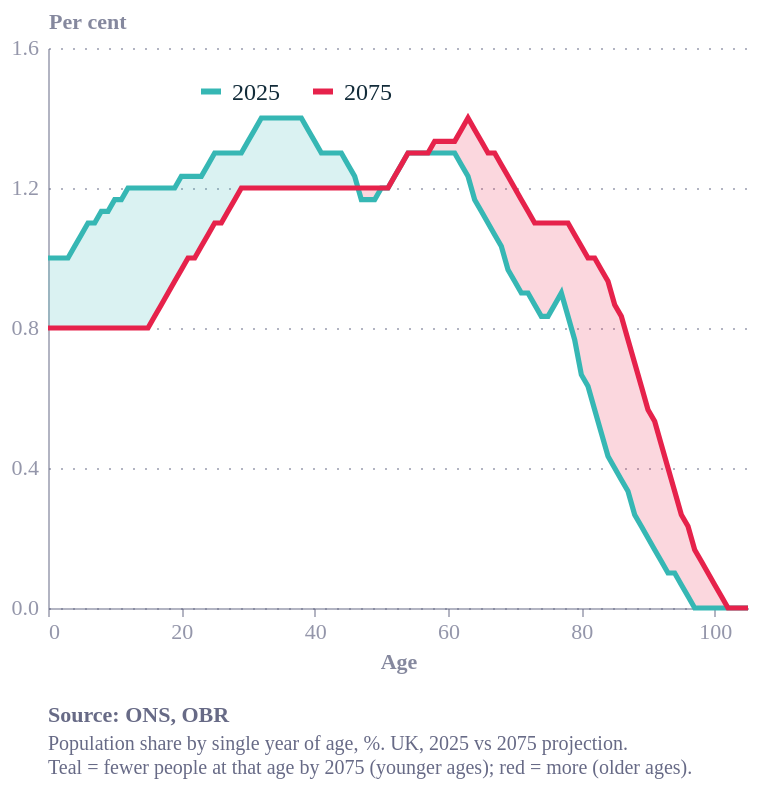

Here is the Vega-Lite specification saved for this chart:
### Vega-Lite specification from a JSON file in a GitHub repository (floating-point values rounded to 4 significant figures; data arrays with more than 128 entries replaced by an {"elided": "..."} marker saying what was removed)
{"config": {"font": "Circular Std", "text": {"color": "#676A86", "align": "left", "baseline": "middle", "dx": 7, "dy": 0, "fontSize": 11}, "view": {"stroke": "transparent", "continuousWidth": 400, "continuousHeight": 300, "discreteWidth": 400, "discreteHeight": 300, "fill": "transparent"}, "range": {"category": ["#36B7B4", "#E6224B", "#F4C245", "#0063AF", "#00A767", "#179FDB", "#EB5C2E"], "diverging": ["#E6224B", "#E54753", "#C9C9C9", "#179FDB", "#122B39"], "heatmap": ["#C9C9C9", "#179FDB", "#0063AF", "#122B39"], "ordinal": ["#00A767", "#36B7B4", "#179FDB", "#0063AF", "#243B5A"]}, "bar": {"color": "#179fdb"}, "line": {"color": "#e6224b"}, "rule": {"color": "#676A86"}, "area": {"opacity": 0.3}, "point": {"filled": true, "size": 80, "color": "#e6224b", "opacity": 0.95}, "geoshape": {"stroke": "white", "strokeWidth": 0.3}, "rect": {"fill": "#d6d4d4", "opacity": 0.3}, "axis": {"labelColor": "#676A86", "labelFontSize": 11, "labelFont": "Circular Std", "labelOpacity": 0.7, "tickColor": "#676A86", "tickOpacity": 0.5, "domainColor": "#676A86", "domainOpacity": 0.5, "gridColor": "#676A86", "gridDash": [2, 2], "gridOpacity": 0.5, "title": null, "titleColor": "#676A86", "titleOpacity": 0.8, "tickSize": 4}, "axisXDiscrete": {"grid": false, "labelAngle": 0, "tickCount": 10, "tickOpacity": 0.5, "title": null}, "axisYDiscrete": {"ticks": false, "labelPadding": 5}, "axisXTemporal": {"grid": false, "ticks": true}, "axisXQuantitative": {"grid": true}, "axisYQuantitative": {"gridColor": "#676A86", "gridDash": [1, 5], "gridOpacity": 0.5, "ticks": false, "labelPadding": 5, "tickCount": 8, "titleAngle": 0, "titleAlign": "left", "titleBaseline": "bottom", "titleX": 0, "titleY": -5}, "title": {"color": "#676A86E6", "subtitleColor": "#676A86", "font": "Circular Std", "subtitleFont": "Circular Std", "anchor": "start", "fontSize": 14, "subtitleFontSize": 12, "subtitlePadding": 4, "offset": 0, "frame": "group"}, "legend": {"titleColor": "#122b39", "title": null, "labelColor": "#122b39", "labelFontSize": 11}, "background": "white"}, "layer": [{"data": {"name": "data-826e5e142a88b86ac76f11edf99aa8e3"}, "mark": {"type": "area", "opacity": 0.18}, "encoding": {"color": {"field": "state", "legend": null, "scale": {"domain": ["Fewer by 2075", "More by 2075"], "range": ["#36B7B4", "#E6224B"]}, "type": "nominal"}, "x": {"field": "age", "scale": {"domain": [0, 105], "nice": false}, "type": "quantitative"}, "y": {"field": "lo", "scale": {"domain": [0, 1.6], "nice": false}, "type": "quantitative"}, "y2": {"field": "hi"}}}, {"data": {"name": "data-f1309a726cb00806025843324fefdb64"}, "mark": {"type": "line", "strokeWidth": 2.6}, "encoding": {"color": {"field": "year", "legend": {"direction": "horizontal", "labelFontSize": 12, "legendX": 75, "legendY": 15, "orient": "none", "symbolStrokeWidth": 3, "symbolType": "stroke", "title": null}, "scale": {"domain": ["2025", "2075"], "range": ["#36B7B4", "#E6224B"]}, "type": "nominal"}, "x": {"axis": {"grid": false, "values": [0, 10, 20, 30, 40, 50, 60, 70, 80, 90, 100]}, "field": "age", "scale": {"domain": [0, 105], "nice": false}, "title": "Age", "type": "quantitative"}, "y": {"axis": {"format": ".1f", "titleAlign": "left", "titleAngle": 0, "titleX": 0, "titleY": -8, "values": [0.0, 0.2, 0.4, 0.6, 0.8, 1.0, 1.2, 1.4, 1.6]}, "field": "share", "scale": {"domain": [0, 1.6], "nice": false}, "title": "Per cent", "type": "quantitative"}}}], "height": 280, "resolve": {"scale": {"color": "independent"}}, "title": {"text": "Source: ONS, OBR", "anchor": "start", "color": "#676A86", "dy": 12, "fontSize": 11, "orient": "bottom", "subtitle": ["Population share by single year of age, %. UK, 2025 vs 2075 projection.", "Teal = fewer people at that age by 2075 (younger ages); red = more (older ages)."], "subtitleColor": "#676A86", "subtitleFontSize": 10}, "width": 350, "$schema": "https://vega.github.io/schema/vega-lite/v6.4.1.json", "datasets": {"data-826e5e142a88b86ac76f11edf99aa8e3": [{"age": 0, "y2025": 1.0, "y2075": 0.8, "lo": 0.8, "hi": 1.0, "state": "Fewer by 2075"}, {"age": 1, "y2025": 1.0, "y2075": 0.8, "lo": 0.8, "hi": 1.0, "state": "Fewer by 2075"}, {"age": 2, "y2025": 1.0, "y2075": 0.8, "lo": 0.8, "hi": 1.0, "state": "Fewer by 2075"}, {"age": 3, "y2025": 1.0, "y2075": 0.8, "lo": 0.8, "hi": 1.0, "state": "Fewer by 2075"}, {"age": 4, "y2025": 1.033, "y2075": 0.8, "lo": 0.8, "hi": 1.033, "state": "Fewer by 2075"}, {"age": 5, "y2025": 1.067, "y2075": 0.8, "lo": 0.8, "hi": 1.067, "state": "Fewer by 2075"}, {"age": 6, "y2025": 1.1, "y2075": 0.8, "lo": 0.8, "hi": 1.1, "state": "Fewer by 2075"}, {"age": 7, "y2025": 1.1, "y2075": 0.8, "lo": 0.8, "hi": 1.1, "state": "Fewer by 2075"}, {"age": 8, "y2025": 1.133, "y2075": 0.8, "lo": 0.8, "hi": 1.133, "state": "Fewer by 2075"}, {"age": 9, "y2025": 1.133, "y2075": 0.8, "lo": 0.8, "hi": 1.133, "state": "Fewer by 2075"}, {"age": 10, "y2025": 1.167, "y2075": 0.8, "lo": 0.8, "hi": 1.167, "state": "Fewer by 2075"}, {"age": 11, "y2025": 1.167, "y2075": 0.8, "lo": 0.8, "hi": 1.167, "state": "Fewer by 2075"}, {"age": 12, "y2025": 1.2, "y2075": 0.8, "lo": 0.8, "hi": 1.2, "state": "Fewer by 2075"}, {"age": 13, "y2025": 1.2, "y2075": 0.8, "lo": 0.8, "hi": 1.2, "state": "Fewer by 2075"}, {"age": 14, "y2025": 1.2, "y2075": 0.8, "lo": 0.8, "hi": 1.2, "state": "Fewer by 2075"}, {"age": 15, "y2025": 1.2, "y2075": 0.8, "lo": 0.8, "hi": 1.2, "state": "Fewer by 2075"}, {"age": 16, "y2025": 1.2, "y2075": 0.8333, "lo": 0.8333, "hi": 1.2, "state": "Fewer by 2075"}, {"age": 17, "y2025": 1.2, "y2075": 0.8667, "lo": 0.8667, "hi": 1.2, "state": "Fewer by 2075"}, {"age": 18, "y2025": 1.2, "y2075": 0.9, "lo": 0.9, "hi": 1.2, "state": "Fewer by 2075"}, {"age": 19, "y2025": 1.2, "y2075": 0.9333, "lo": 0.9333, "hi": 1.2, "state": "Fewer by 2075"}, {"age": 20, "y2025": 1.233, "y2075": 0.9667, "lo": 0.9667, "hi": 1.233, "state": "Fewer by 2075"}, {"age": 21, "y2025": 1.233, "y2075": 1.0, "lo": 1.0, "hi": 1.233, "state": "Fewer by 2075"}, {"age": 22, "y2025": 1.233, "y2075": 1.0, "lo": 1.0, "hi": 1.233, "state": "Fewer by 2075"}, {"age": 23, "y2025": 1.233, "y2075": 1.033, "lo": 1.033, "hi": 1.233, "state": "Fewer by 2075"}, {"age": 24, "y2025": 1.267, "y2075": 1.067, "lo": 1.067, "hi": 1.267, "state": "Fewer by 2075"}, {"age": 25, "y2025": 1.3, "y2075": 1.1, "lo": 1.1, "hi": 1.3, "state": "Fewer by 2075"}, {"age": 26, "y2025": 1.3, "y2075": 1.1, "lo": 1.1, "hi": 1.3, "state": "Fewer by 2075"}, {"age": 27, "y2025": 1.3, "y2075": 1.133, "lo": 1.133, "hi": 1.3, "state": "Fewer by 2075"}, {"age": 28, "y2025": 1.3, "y2075": 1.167, "lo": 1.167, "hi": 1.3, "state": "Fewer by 2075"}, {"age": 29, "y2025": 1.3, "y2075": 1.2, "lo": 1.2, "hi": 1.3, "state": "Fewer by 2075"}, {"age": 30, "y2025": 1.333, "y2075": 1.2, "lo": 1.2, "hi": 1.333, "state": "Fewer by 2075"}, {"age": 31, "y2025": 1.367, "y2075": 1.2, "lo": 1.2, "hi": 1.367, "state": "Fewer by 2075"}, {"age": 32, "y2025": 1.4, "y2075": 1.2, "lo": 1.2, "hi": 1.4, "state": "Fewer by 2075"}, {"age": 33, "y2025": 1.4, "y2075": 1.2, "lo": 1.2, "hi": 1.4, "state": "Fewer by 2075"}, {"age": 34, "y2025": 1.4, "y2075": 1.2, "lo": 1.2, "hi": 1.4, "state": "Fewer by 2075"}, {"age": 35, "y2025": 1.4, "y2075": 1.2, "lo": 1.2, "hi": 1.4, "state": "Fewer by 2075"}, {"age": 36, "y2025": 1.4, "y2075": 1.2, "lo": 1.2, "hi": 1.4, "state": "Fewer by 2075"}, {"age": 37, "y2025": 1.4, "y2075": 1.2, "lo": 1.2, "hi": 1.4, "state": "Fewer by 2075"}, {"age": 38, "y2025": 1.4, "y2075": 1.2, "lo": 1.2, "hi": 1.4, "state": "Fewer by 2075"}, {"age": 39, "y2025": 1.367, "y2075": 1.2, "lo": 1.2, "hi": 1.367, "state": "Fewer by 2075"}, {"age": 40, "y2025": 1.333, "y2075": 1.2, "lo": 1.2, "hi": 1.333, "state": "Fewer by 2075"}, {"age": 41, "y2025": 1.3, "y2075": 1.2, "lo": 1.2, "hi": 1.3, "state": "Fewer by 2075"}, {"age": 42, "y2025": 1.3, "y2075": 1.2, "lo": 1.2, "hi": 1.3, "state": "Fewer by 2075"}, {"age": 43, "y2025": 1.3, "y2075": 1.2, "lo": 1.2, "hi": 1.3, "state": "Fewer by 2075"}, {"age": 44, "y2025": 1.3, "y2075": 1.2, "lo": 1.2, "hi": 1.3, "state": "Fewer by 2075"}, {"age": 45, "y2025": 1.267, "y2075": 1.2, "lo": 1.2, "hi": 1.267, "state": "Fewer by 2075"}, {"age": 46, "y2025": 1.233, "y2075": 1.2, "lo": 1.2, "hi": 1.233, "state": "Fewer by 2075"}, {"age": 47, "y2025": 1.167, "y2075": 1.2, "lo": 1.167, "hi": 1.2, "state": "More by 2075"}, {"age": 48, "y2025": 1.167, "y2075": 1.2, "lo": 1.167, "hi": 1.2, "state": "More by 2075"}, {"age": 49, "y2025": 1.167, "y2075": 1.2, "lo": 1.167, "hi": 1.2, "state": "More by 2075"}, {"age": 50, "y2025": 1.2, "y2075": 1.2, "lo": 1.2, "hi": 1.2, "state": "More by 2075"}, {"age": 51, "y2025": 1.2, "y2075": 1.2, "lo": 1.2, "hi": 1.2, "state": "More by 2075"}, {"age": 52, "y2025": 1.233, "y2075": 1.233, "lo": 1.233, "hi": 1.233, "state": "More by 2075"}, {"age": 53, "y2025": 1.267, "y2075": 1.267, "lo": 1.267, "hi": 1.267, "state": "More by 2075"}, {"age": 54, "y2025": 1.3, "y2075": 1.3, "lo": 1.3, "hi": 1.3, "state": "More by 2075"}, {"age": 55, "y2025": 1.3, "y2075": 1.3, "lo": 1.3, "hi": 1.3, "state": "More by 2075"}, {"age": 56, "y2025": 1.3, "y2075": 1.3, "lo": 1.3, "hi": 1.3, "state": "More by 2075"}, {"age": 57, "y2025": 1.3, "y2075": 1.3, "lo": 1.3, "hi": 1.3, "state": "More by 2075"}, {"age": 58, "y2025": 1.3, "y2075": 1.333, "lo": 1.3, "hi": 1.333, "state": "More by 2075"}, {"age": 59, "y2025": 1.3, "y2075": 1.333, "lo": 1.3, "hi": 1.333, "state": "More by 2075"}, {"age": 60, "y2025": 1.3, "y2075": 1.333, "lo": 1.3, "hi": 1.333, "state": "More by 2075"}, {"age": 61, "y2025": 1.3, "y2075": 1.333, "lo": 1.3, "hi": 1.333, "state": "More by 2075"}, {"age": 62, "y2025": 1.267, "y2075": 1.367, "lo": 1.267, "hi": 1.367, "state": "More by 2075"}, {"age": 63, "y2025": 1.233, "y2075": 1.4, "lo": 1.233, "hi": 1.4, "state": "More by 2075"}, {"age": 64, "y2025": 1.167, "y2075": 1.367, "lo": 1.167, "hi": 1.367, "state": "More by 2075"}, {"age": 65, "y2025": 1.133, "y2075": 1.333, "lo": 1.133, "hi": 1.333, "state": "More by 2075"}, {"age": 66, "y2025": 1.1, "y2075": 1.3, "lo": 1.1, "hi": 1.3, "state": "More by 2075"}, {"age": 67, "y2025": 1.067, "y2075": 1.3, "lo": 1.067, "hi": 1.3, "state": "More by 2075"}, {"age": 68, "y2025": 1.033, "y2075": 1.267, "lo": 1.033, "hi": 1.267, "state": "More by 2075"}, {"age": 69, "y2025": 0.9667, "y2075": 1.233, "lo": 0.9667, "hi": 1.233, "state": "More by 2075"}, {"age": 70, "y2025": 0.9333, "y2075": 1.2, "lo": 0.9333, "hi": 1.2, "state": "More by 2075"}, {"age": 71, "y2025": 0.9, "y2075": 1.167, "lo": 0.9, "hi": 1.167, "state": "More by 2075"}, {"age": 72, "y2025": 0.9, "y2075": 1.133, "lo": 0.9, "hi": 1.133, "state": "More by 2075"}, {"age": 73, "y2025": 0.8667, "y2075": 1.1, "lo": 0.8667, "hi": 1.1, "state": "More by 2075"}, {"age": 74, "y2025": 0.8333, "y2075": 1.1, "lo": 0.8333, "hi": 1.1, "state": "More by 2075"}, {"age": 75, "y2025": 0.8333, "y2075": 1.1, "lo": 0.8333, "hi": 1.1, "state": "More by 2075"}, {"age": 76, "y2025": 0.8667, "y2075": 1.1, "lo": 0.8667, "hi": 1.1, "state": "More by 2075"}, {"age": 77, "y2025": 0.9, "y2075": 1.1, "lo": 0.9, "hi": 1.1, "state": "More by 2075"}, {"age": 78, "y2025": 0.8333, "y2075": 1.1, "lo": 0.8333, "hi": 1.1, "state": "More by 2075"}, {"age": 79, "y2025": 0.7667, "y2075": 1.067, "lo": 0.7667, "hi": 1.067, "state": "More by 2075"}, {"age": 80, "y2025": 0.6667, "y2075": 1.033, "lo": 0.6667, "hi": 1.033, "state": "More by 2075"}, {"age": 81, "y2025": 0.6333, "y2075": 1.0, "lo": 0.6333, "hi": 1.0, "state": "More by 2075"}, {"age": 82, "y2025": 0.5667, "y2075": 1.0, "lo": 0.5667, "hi": 1.0, "state": "More by 2075"}, {"age": 83, "y2025": 0.5, "y2075": 0.9667, "lo": 0.5, "hi": 0.9667, "state": "More by 2075"}, {"age": 84, "y2025": 0.4333, "y2075": 0.9333, "lo": 0.4333, "hi": 0.9333, "state": "More by 2075"}, {"age": 85, "y2025": 0.4, "y2075": 0.8667, "lo": 0.4, "hi": 0.8667, "state": "More by 2075"}, {"age": 86, "y2025": 0.3667, "y2075": 0.8333, "lo": 0.3667, "hi": 0.8333, "state": "More by 2075"}, {"age": 87, "y2025": 0.3333, "y2075": 0.7667, "lo": 0.3333, "hi": 0.7667, "state": "More by 2075"}, {"age": 88, "y2025": 0.2667, "y2075": 0.7, "lo": 0.2667, "hi": 0.7, "state": "More by 2075"}, {"age": 89, "y2025": 0.2333, "y2075": 0.6333, "lo": 0.2333, "hi": 0.6333, "state": "More by 2075"}, {"age": 90, "y2025": 0.2, "y2075": 0.5667, "lo": 0.2, "hi": 0.5667, "state": "More by 2075"}, {"age": 91, "y2025": 0.1667, "y2075": 0.5333, "lo": 0.1667, "hi": 0.5333, "state": "More by 2075"}, {"age": 92, "y2025": 0.1333, "y2075": 0.4667, "lo": 0.1333, "hi": 0.4667, "state": "More by 2075"}, {"age": 93, "y2025": 0.1, "y2075": 0.4, "lo": 0.1, "hi": 0.4, "state": "More by 2075"}, {"age": 94, "y2025": 0.1, "y2075": 0.3333, "lo": 0.1, "hi": 0.3333, "state": "More by 2075"}, {"age": 95, "y2025": 0.06667, "y2075": 0.2667, "lo": 0.06667, "hi": 0.2667, "state": "More by 2075"}, {"age": 96, "y2025": 0.03333, "y2075": 0.2333, "lo": 0.03333, "hi": 0.2333, "state": "More by 2075"}, {"age": 97, "y2025": 0.0, "y2075": 0.1667, "lo": 0.0, "hi": 0.1667, "state": "More by 2075"}, {"age": 98, "y2025": 0.0, "y2075": 0.1333, "lo": 0.0, "hi": 0.1333, "state": "More by 2075"}, {"age": 99, "y2025": 0.0, "y2075": 0.1, "lo": 0.0, "hi": 0.1, "state": "More by 2075"}, {"age": 100, "y2025": 0.0, "y2075": 0.06667, "lo": 0.0, "hi": 0.06667, "state": "More by 2075"}, {"age": 101, "y2025": 0.0, "y2075": 0.03333, "lo": 0.0, "hi": 0.03333, "state": "More by 2075"}, {"age": 102, "y2025": 0.0, "y2075": 0.0, "lo": 0.0, "hi": 0.0, "state": "More by 2075"}, {"age": 103, "y2025": 0.0, "y2075": 0.0, "lo": 0.0, "hi": 0.0, "state": "More by 2075"}, {"age": 104, "y2025": 0.0, "y2075": 0.0, "lo": 0.0, "hi": 0.0, "state": "More by 2075"}, {"age": 105, "y2025": 0.0, "y2075": 0.0, "lo": 0.0, "hi": 0.0, "state": "More by 2075"}], "data-f1309a726cb00806025843324fefdb64": {"elided": "212 records"}}}
